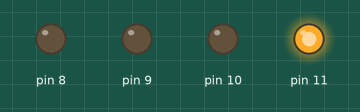
Simulated run of this sketch. Board: Arduino Uno, built with avr-gcc and run on an emulated ATmega328P. Shown: output pins drawn as LEDs (lit = HIGH).

Above: at 0.2 s.
At 4.7 s:
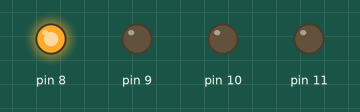
At 9.6 s:
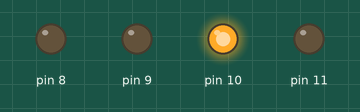
At 20.0 s:
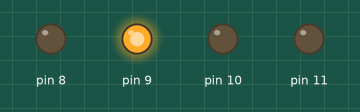
Timing chart, 0 to 20.5 s (numbered marks = the images above):
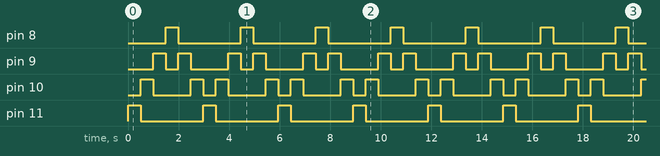

Measured:
- by itself, pin 8: goes 30 × (HIGH 0.50 s, LOW 2.5 s), HIGH 0.50 s, LOW 5.0 s, 11 × (HIGH 0.50 s, LOW 2.5 s), HIGH 0.50 s, then LOW
- by itself, pin 9: moves between LOW and HIGH, repeating every 47.5 s
- by itself, pin 10: moves between LOW and HIGH, repeating every 17.8 s
- by itself, pin 11: goes 31 × (HIGH 0.50 s, LOW 2.5 s), HIGH 0.50 s, LOW 2.0 s, 11 × (HIGH 0.50 s, LOW 2.5 s), HIGH 0.50 s, then LOW

The sketch:

SEQ_DESPLAZAMIENTO.ino
```cpp
#include <Arduino_FreeRTOS.h>
void setup() {
  DDRB = B00000000;
  xTaskCreate(taskled1, "Seq Led 1 Task", 128, NULL, 1, NULL);
  //xTaskCreate(taskled2, "Seq Led 2 Task", 128, NULL, 1, NULL);
  Serial.begin(9600);
}

void loop() {

}

void taskled1 (void *pvParameters){
   DDRB =  B00001111;
   int bandera=0;
   PORTB = B00001000;
   vTaskDelay (500 / portTICK_PERIOD_MS);
   while(1){
    if(bandera == 0){
      PORTB = PORTB >> 1;
      vTaskDelay (500 / portTICK_PERIOD_MS);
    }
    if(PORTB == B00000001 || bandera==1){
      bandera = 1;
      PORTB = PORTB << 1;
      vTaskDelay (500 / portTICK_PERIOD_MS);
      if (PORTB == B00001000){
        bandera=0;
        PORTB = B00001000;
      }
    }

  }

}
```
